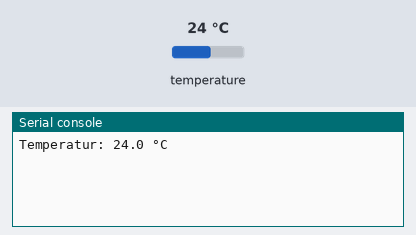
Bench run of a program on a simulated ESP32 board running MicroPython. Shown: the last lines printed to the serial console. The inputs (shaded band) are chosen by the test bench; at power-on: temperature 24 °C.

Above: at 1.2 s.
1.3 s: temperature set to 12 °C
At 2.6 s:
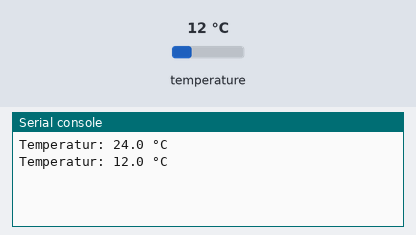
2.8 s: temperature set to 19 °C
At 3.9 s:
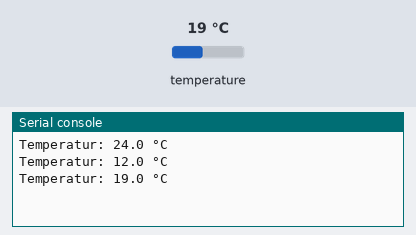
Timing chart, 0 to 5.8 s (numbered marks = the images above; inputs shaded):
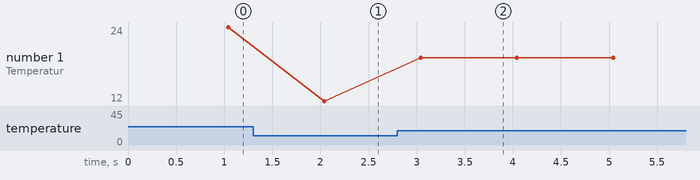

The program:

ds18b20_example.py
```python
'''
Verkablung KY-001 - DS18B20 (Temperatursensor)
DS18B20 .......... ESP
-                  GND
+ (mittlerer Pin)  3V3
S                  D4
'''

import machine
import onewire
import ds18x20

ow = onewire.OneWire(machine.Pin(4))
dsSensor = ds18x20.DS18X20(ow)
memoryLocation = dsSensor.scan()

def timerCallback(t):
    dsSensor.convert_temp()
    temp = dsSensor.read_temp(memoryLocation[0])
    print("Temperatur: {0} °C".format(temp))

timer1 = machine.Timer(-1)
timer1.init(period=1000, mode=machine.Timer.PERIODIC, callback=timerCallback)
```

Measured:
- after the input at 1.3 s, the serial console: prints a new line after 0.74 s (image 1)
- after the input at 2.8 s, the serial console: prints a new line after 0.24 s (image 2)
- plotted number 1: 24 → 12 after the input at 1.3 s, 12 → 19 after the input at 2.8 s
